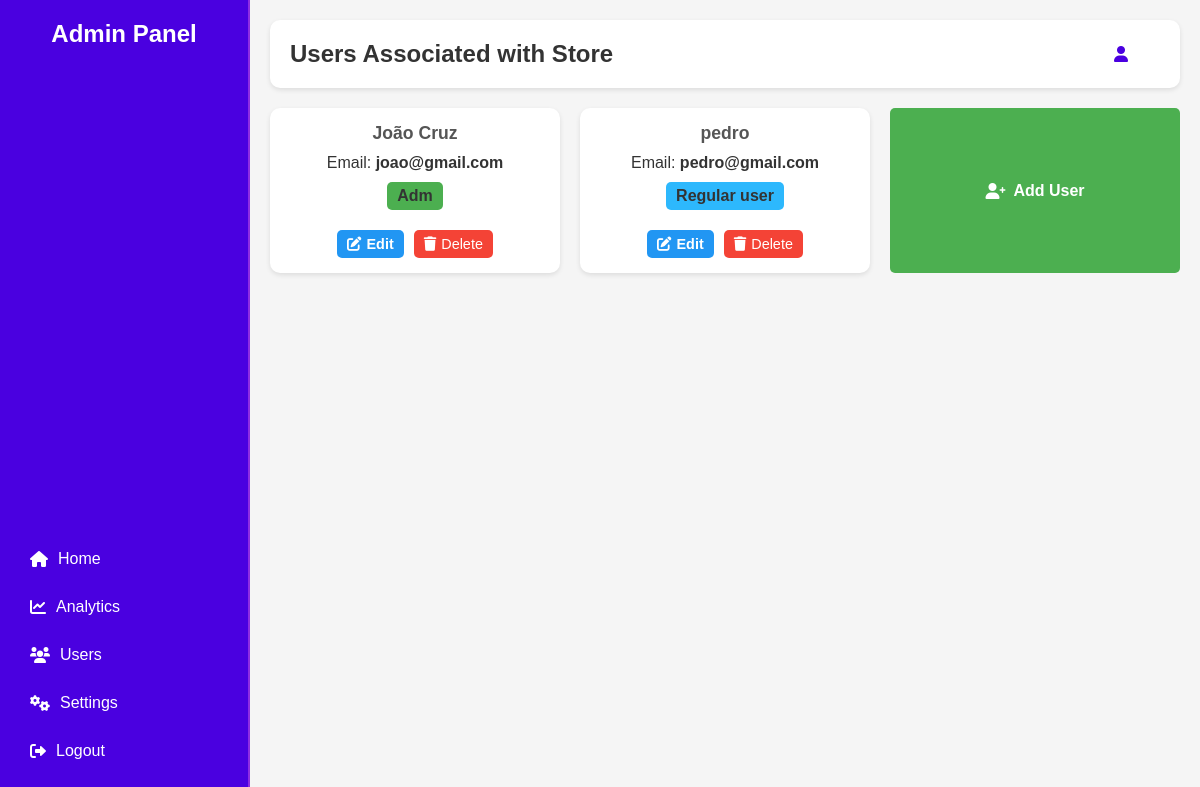
The app's page /users/ (signed in) with its own data.
### database.py (models this page shows)
class User(UserMixin, Model):
    shop = ForeignKeyField(Shop, backref='shops')
    name = CharField()
    email = CharField(unique=True)
    password = CharField()
    adm = BooleanField(default=False)
    class Meta:
        database = db
    @property
    def is_active(self):
        return True

### routes/users.py (the view)
        @self.blueprint.route('/')
        @login_required
        def users():
            users_database = User.select()
            for user in users_database:
                print(user.shop)
            return render_template('adm/users.html', usersinfo=users_database, userinfo_ml=session.get('userinfo_ml'))

### main.py (called while the page is built)
@login_manager.user_loader
def load_user(user_id):
    try:
        return User.get(User.id == int(user_id))
    except User.DoesNotExist:
        return None

@app.before_request
def before_request():
    if db.is_closed():
        db.connect()
    user_id = session.get('_user_id')
    if user_id:
        user = User.get(User.id == int(user_id))
        g.user_adm = user.adm

@app.teardown_request
def teardown_request(exception):
    if not db.is_closed():
        db.close()

### templates/adm/users.html (shortened to what this page needs)
<!DOCTYPE html>
<html lang="en">
<head>
    <link rel="stylesheet" href="{{ url_for('static', filename='users.css') }}">
    <link rel="stylesheet" href="https://cdnjs.cloudflare.com/ajax/libs/font-awesome/6.0.0-beta3/css/all.min.css">
</head>
<body>
    <div class="dashboard-container">
        <aside class="sidebar">
            <h2>Admin Panel</h2>
            <nav>
                <ul>
                    <li><a href="{{url_for('dashboard.dashboard')}}"><i class="fas fa-home"></i> Home</a></li>
                    <li><a href="#"><i class="fas fa-chart-line"></i> Analytics</a></li>
                    <li><a href="{{ url_for('users.users') }}"><i class="fas fa-users"></i> Users</a></li>
                    <li><a href="#"><i class="fas fa-cogs"></i> Settings</a></li>
                    <li><a href="{{ url_for('login.logout') }}"><i class="fas fa-sign-out-alt"></i> Logout</a></li>
                </ul>
            </nav>
        </aside>
        <main class="main-content">
            <header class="header">
                <h1>Users Associated with Store</h1>
                <div class="header-actions">
                    <div class="user-info">
                        <i class="fas fa-user"></i>
                        <li><a href="{{ url_for('dashboard.userinfo') }}">{{ userinfo_ml['name'] }}</a></li>
                    </div>
                </div>
            </header>
            <section class="associated-users">
                {% if usersinfo %}
                {% for user in usersinfo %}
                    <div class="user-container">
                        <h3>{{ user.name }}</h3>
                        <p>Email: <strong>{{ user['email'] }}</strong></p>
                        {% if user.adm %}
                            <p class="role adm-role">Adm</p>
                        {% else %}
                            <p class="role mda-role">Regular user</p>
                        {% endif %}
                        <div class="user-actions">
                            <button class="action-button edit-button">
                                <a href="{{ url_for('users.useredit', user_id=user.id) }}"><i class="fas fa-edit"></i> Edit</a>
                            </button>
                            <button class="action-button delete-button">
                                <a href="{{ url_for('users.userdelete', user_id=user.id) }}"><i class="fas fa-trash"></i> Delete</a>
                            </button>
                        </div>
                    </div>
                {% endfor %}
                {% else %}
                    <p>No users associated with this store.</p>
                {% endif %}
                <button class="add-user-button">
                    <a href="{{url_for('users.useradd')}}"><i class="fas fa-user-plus"></i> Add User</a>
                </button>
            </section>
        </main>
    </div>
</body>
</html>

### static/users.css (style rules this page uses)
* { margin: 0; padding: 0; box-sizing: border-box; }
.dashboard-container { display: flex; height: 100vh; background-color: #f5f5f5; font-family: Arial, sans-serif; }
.sidebar { width: 250px; background: #4A00E0; color: #fff; padding: 20px; display: flex; flex-direction: column; justify-content: space-between; border-right: 2px solid #8E2DE2; }
.sidebar h2 { font-size: 1.5rem; margin-bottom: 1rem; text-align: center; }
.sidebar nav ul { list-style: none; }
.sidebar nav ul li { margin: 10px 0; }
.sidebar nav ul li a { color: #fff; text-decoration: none; font-size: 1rem; display: flex; align-items: center; gap: 10px; padding: 10px; border-radius: 5px; transition: background 0.3s ease; }
.main-content { flex: 1; padding: 20px; overflow-y: auto; }
.header { display: flex; justify-content: space-between; align-items: center; background: #fff; padding: 20px; border-radius: 10px; box-shadow: 0 2px 5px rgba(0, 0, 0, 0.1); margin-bottom: 20px; }
.header h1 { font-size: 1.5rem; color: #333; }
.header .user-info { display: flex; align-items: center; gap: 10px; color: #4A00E0; }
.associated-users { display: grid; grid-template-columns: repeat(auto-fill, minmax(280px, 1fr)); gap: 20px; margin-top: 20px; }
.user-container { background: #fff; padding: 15px; border-radius: 10px; box-shadow: 0 2px 5px rgba(0, 0, 0, 0.1); text-align: center; transition: transform 0.3s ease; }
.user-container h3 { font-size: 1.1rem; color: #555; margin-bottom: 10px; }
.user-container p { font-size: 1rem; color: #333; margin: 5px 0; }
.role { font-weight: bold; font-size: 1.1rem; padding: 5px 10px; border-radius: 5px; margin-top: 10px; display: inline-block; }
.adm-role { color: #fff; background: #4CAF50; }
.mda-role { color: #fff; background: #2db8fd; }
.user-actions { display: flex; justify-content: center; gap: 10px; margin-top: 15px; }
.user-info { list-style: none; padding: 0; margin: 0; }
.user-info li { list-style: none; }
.user-info li a { text-decoration: none; color: #4A00E0; font-family: Arial, sans-serif; font-size: 16px; padding: 5px 10px; border: 1px solid transparent; border-radius: 5px; transition: all 0.3s ease; }
.action-button { border: none; padding: 6px 10px; border-radius: 5px; font-size: 0.85rem; cursor: pointer; transition: background 0.3s, transform 0.2s; display: inline-flex; align-items: center; justify-content: center; }
.action-button a { text-decoration: none; color: inherit; display: inline-flex; align-items: center; gap: 5px; font-size: 0.9rem; }
.edit-button { background: #2196F3; color: #fff; }
.edit-button a { font-weight: bold; color: #fff; }
.delete-button { background: #F44336; color: #fff; }
.add-user-button { background: #4CAF50; color: #fff; padding: 10px 15px; font-size: 1rem; border: none; border-radius: 5px; cursor: pointer; transition: background 0.3s, transform 0.2s; display: inline-flex; align-items: center; justify-content: center; gap: 8px; }
.add-user-button a { text-decoration: none; color: inherit; display: inline-flex; align-items: center; gap: 8px; font-weight: bold; }

### records on screen
User: name "João Cruz", email "joao@gmail.com", adm "Adm"
User: name "pedro", email "pedro@gmail.com", adm "Regular user"
